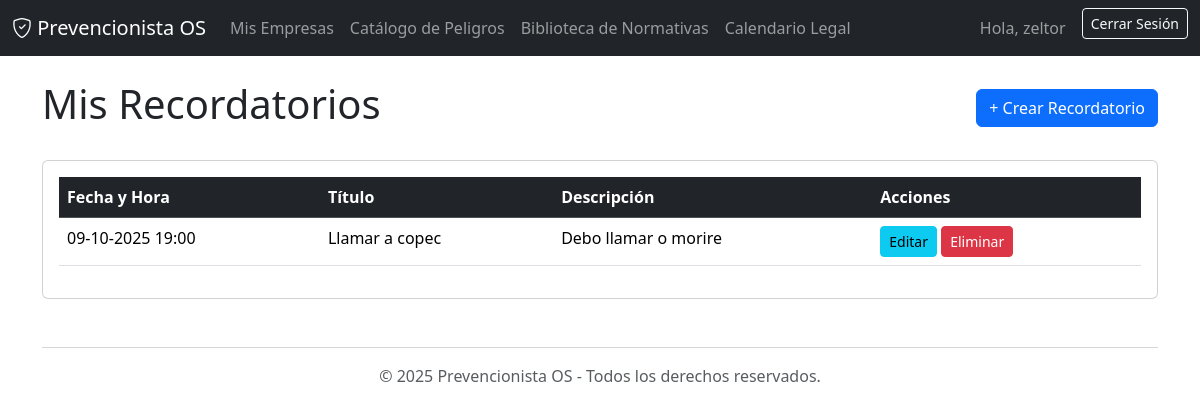
The page /recordatorios/ (signed in) on the database its author committed.
### agenda/models.py (models this page shows, shortened)
class Recordatorio(models.Model):
    prevencionista = models.ForeignKey(settings.AUTH_USER_MODEL, on_delete=models.CASCADE)
    titulo = models.CharField(max_length=255)
    fecha_hora = models.DateTimeField()
    descripcion = models.TextField(blank=True)

### agenda/views.py (the view)
# urls.py: path('recordatorios/', views.RecordatorioListView.as_view(), name='recordatorio_list'),
class RecordatorioListView(LoginRequiredMixin, ListView):
    model = Recordatorio
    template_name = 'agenda/recordatorio_list.html' # Crearemos este template
    context_object_name = 'recordatorios'
    def get_queryset(self):
        return Recordatorio.objects.filter(prevencionista=self.request.user).order_by('-fecha_hora')

### agenda/templates/agenda/recordatorio_list.html (shortened to what this page needs)
{% extends 'base.html' %}
{% block content %}
<div class="d-flex justify-content-between align-items-center mb-4">
    <h1>Mis Recordatorios</h1>
    <a href="{% url 'recordatorio_create' %}" class="btn btn-primary">+ Crear Recordatorio</a>
</div>
<div class="card">
    <div class="card-body">
        <table class="table table-hover">
            <thead class="table-dark">
                <tr>
                    <th>Fecha y Hora</th>
                    <th>Título</th>
                    <th>Descripción</th>
                    <th>Acciones</th>
                </tr>
            </thead>
            <tbody>
                {% for recordatorio in recordatorios %}
                <tr>
                    <td>{{ recordatorio.fecha_hora|date:"d-m-Y H:i" }}</td>
                    <td>{{ recordatorio.titulo }}</td>
                    <td>{{ recordatorio.descripcion|truncatewords:20 }}</td>
                    <td>
                        <a href="{% url 'recordatorio_update' recordatorio.pk %}" class="btn btn-sm btn-info">Editar</a>
                        <a href="{% url 'recordatorio_delete' recordatorio.pk %}" class="btn btn-sm btn-danger">Eliminar</a>
                    </td>
                </tr>
                {% empty %}
                <tr>
                    <td colspan="4" class="text-center">No tienes recordatorios personales.</td>
                </tr>
                {% endfor %}
            </tbody>
        </table>
    </div>
</div>
{% endblock %}

### gestion_riesgos/templates/base.html (shortened to what this page needs)
<!DOCTYPE html>
<html lang="es">
<head>
    <link href="https://cdn.jsdelivr.net/npm/bootstrap@5.3.3/dist/css/bootstrap.min.css" rel="stylesheet">
    <link rel="stylesheet" href="https://cdn.jsdelivr.net/npm/bootstrap-icons@1.11.3/font/bootstrap-icons.min.css">
</head>
<body>
    <nav class="navbar navbar-expand-lg navbar-dark bg-dark">
        <div class="container-fluid">
            <a class="navbar-brand" href="{% url 'dashboard' %}">
                <i class="bi bi-shield-check"></i> Prevencionista OS
            </a>
            <div class="collapse navbar-collapse" id="navbarNav">
                {% if user.is_authenticated %}
                <ul class="navbar-nav me-auto mb-2 mb-lg-0">
                    <li class="nav-item">
                        <a class="nav-link" href="{% url 'empresa_list' %}">Mis Empresas</a>
                    </li>
                    <li class="nav-item">
                        <a class="nav-link" href="{% url 'peligro_list' %}">Catálogo de Peligros</a>
                    </li>
                    <li class="nav-item">
                        <a class="nav-link" href="{% url 'normativa_list' %}">Biblioteca de Normativas</a>
                    </li>
                    <li class="nav-item">
                        <a class="nav-link" href="{% url 'calendario_legal' %}">Calendario Legal</a>
                    </li>
                </ul>
                {% endif %}
                <div class="d-flex ms-auto">
                    {% if user.is_authenticated %}
                        <span class="navbar-text me-3">
                            Hola, {{ user.first_name|default:user.username }}
                        </span>
                        <form action="{% url 'logout' %}" method="post">
                            <button type="submit" class="btn btn-outline-light btn-sm">Cerrar Sesión</button>
                        </form>
                    {% else %}
                        <a href="{% url 'login' %}" class="btn btn-primary">Iniciar Sesión</a>
                    {% endif %}
                </div>
            </div>
        </div>
    </nav>
    <main class="container mt-4">
        {% block content %}{% endblock %}
    </main>
    <footer class="container text-center mt-5 mb-3 text-muted">
        <hr>
        <p>&copy; {% now "Y" %} Prevencionista OS - Todos los derechos reservados.</p>
    </footer>
</body>
</html>

### rows shown on the page
Recordatorio: fecha_hora "09-10-2025 19:00", titulo "Llamar a copec", descripcion "Debo llamar o morire"

### other values the page prints
{{ user.first_name|default:user.username }} "zeltor"
